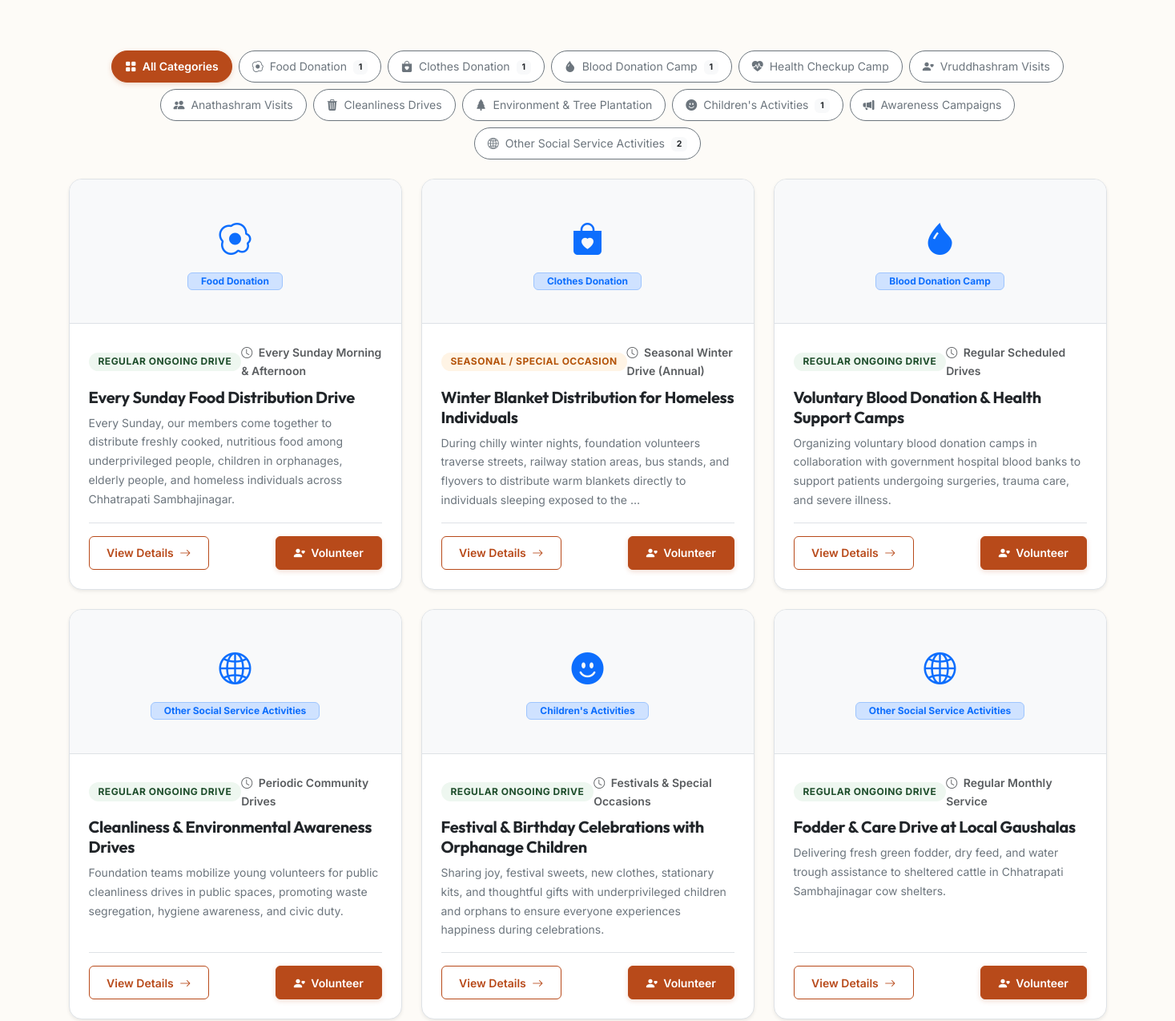
/activities/ (middle part), run on an earlier commit of the app's database.
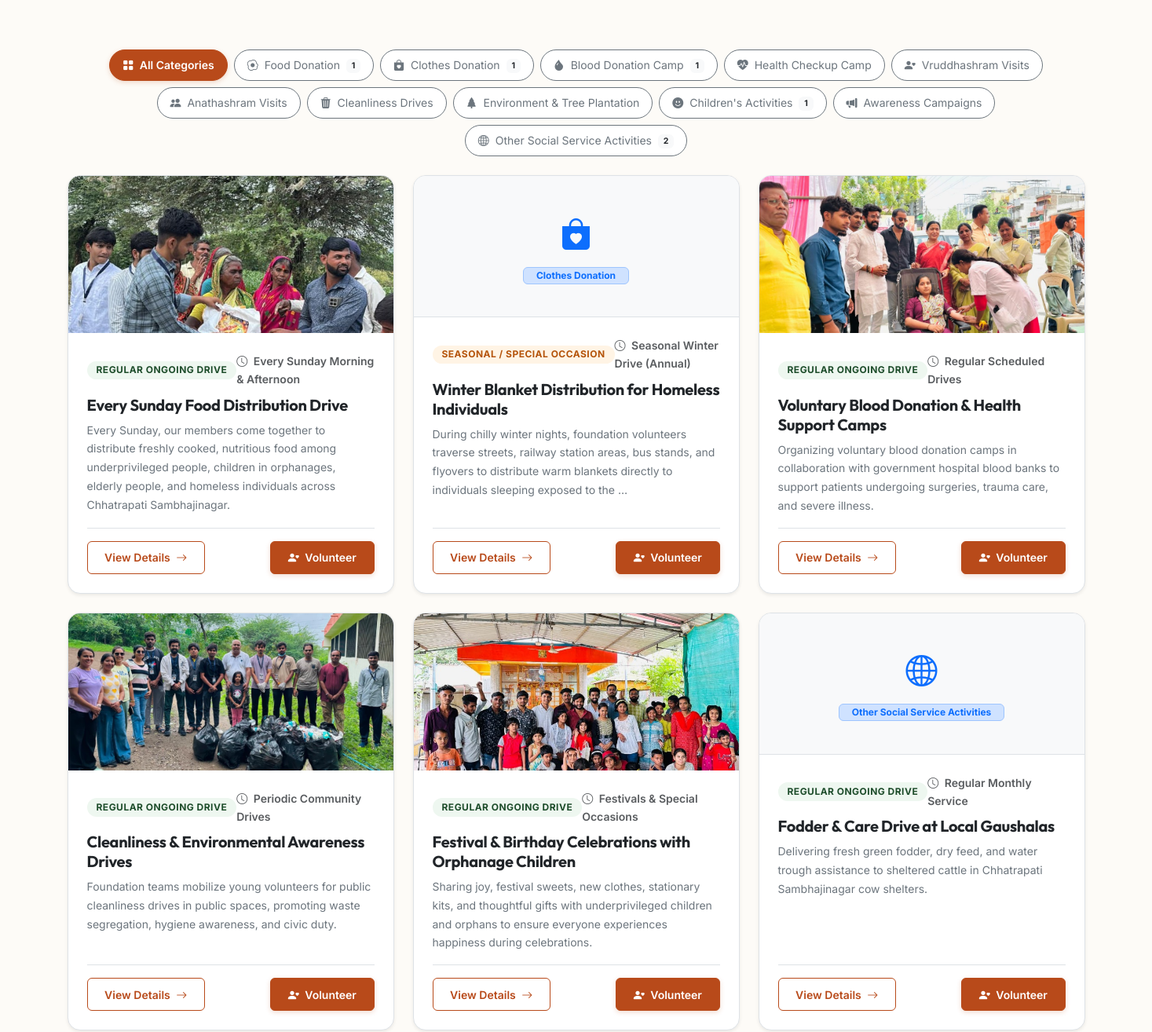
And on a later commit of the database.
### core/models.py (models this page shows, shortened)
class Activity(models.Model):
    STATUS_CHOICES = (
        ('regular', 'Regular Ongoing Drive'),
        ('seasonal', 'Seasonal / Special Occasion'),
        ('planned', 'Upcoming / Scheduled'),
    )
    title = models.CharField(max_length=255)
    title_mr = models.CharField(max_length=255)
    slug = models.SlugField(max_length=255, unique=True, blank=True)
    category = models.ForeignKey(
        ActivityCategory,
        on_delete=models.SET_NULL,
        null=True,
        blank=True,
        related_name='activities',
        help_text="Category among the 11 official activity categories"
    )
    service_area = models.ForeignKey(
        ServiceArea,
        on_delete=models.SET_NULL,
        null=True,
        blank=True,
        related_name='activities'
    )
    date = models.DateField(null=True, blank=True, help_text="Activity date if specific")
    venue = models.CharField(
        max_length=255,
        default="TV Center, Chhatrapati Sambhajinagar",
        blank=True
    )
    schedule_frequency = models.CharField(
        max_length=150,
        default="Every Sunday",
        help_text="E.g. Every Sunday, During Winter, Festivals, Regular"
    )
    schedule_frequency_mr = models.CharField(
        max_length=150,
        default="दर रविवारी"
    )
    description = models.TextField()
    description_mr = models.TextField()
    image = models.ImageField(
        upload_to='activities/',
        blank=True,
        null=True,
        help_text="Upload authentic activity photograph (optional)"
    )
    placeholder_label = models.CharField(
        max_length=255,
        default="Authentic Foundation Activity Photo Placeholder",
        help_text="Display label when real photograph is awaited"
    )
    status = models.CharField(
        max_length=50,
        choices=STATUS_CHOICES,
        default='regular'
    )
    video_url = models.URLField(
        max_length=300,
        blank=True,
        help_text="Optional YouTube / video link"
    )
    is_published = models.BooleanField(
        default=True,
        help_text="Controls public visibility on website"
    )
    order = models.PositiveIntegerField(default=1)
    is_active = models.BooleanField(default=True)
    created_at = models.DateTimeField(auto_now_add=True)
    updated_at = models.DateTimeField(auto_now=True)
    class Meta:
        ordering = ['order', '-created_at']
        verbose_name = "Foundation Activity"
        verbose_name_plural = "Foundation Activities"

class ActivityCategory(models.Model):
    name = models.CharField(max_length=150, help_text="Category name in English")
    name_mr = models.CharField(max_length=150, help_text="Category name in Marathi")
    slug = models.SlugField(max_length=160, unique=True, blank=True)
    description = models.TextField(blank=True)
    description_mr = models.TextField(blank=True)
    icon_bootstrap = models.CharField(
        max_length=100,
        default="bi-grid-fill",
        help_text="Bootstrap icon name, e.g., bi-egg-fried, bi-droplet-fill"
    )
    order = models.PositiveIntegerField(default=1)
    is_active = models.BooleanField(default=True)
    created_at = models.DateTimeField(auto_now_add=True)
    updated_at = models.DateTimeField(auto_now=True)
    class Meta:
        ordering = ['order', 'id']
        verbose_name = "Activity Category"
        verbose_name_plural = "Activity Categories"
    @property
    def icon(self):
        return self.icon_bootstrap

### core/views.py (the view, shortened to what this page needs)
# urls.py: path('activities/', views.activities_view, name='activities'),
def activities_view(request):
    category_slug = request.GET.get('category')
    search_query = request.GET.get('q', '').strip()
    activities = Activity.objects.filter(is_published=True, is_active=True).select_related('category', 'service_area')
    selected_category = None
    if category_slug:
        selected_category = ActivityCategory.objects.filter(slug=category_slug).first()
        if selected_category:
            activities = activities.filter(category=selected_category)
    categories = ActivityCategory.objects.filter(is_active=True).annotate(
        active_activities_count=Count('activities', filter=Q(activities__is_published=True, activities__is_active=True))
    ).order_by('order')
    context = {
        'activities': activities,
        'categories': categories,
        'selected_category': selected_category,
        'selected_category_slug': category_slug,
        'search_query': search_query,
    }
    return render(request, 'core/activities.html', context)

### core/models.py (called while the page is built)
    @property
    def logo_url(self):
        if self.logo and hasattr(self.logo, 'name') and self.logo.name:
            try:
                if self.logo.storage.exists(self.logo.name):
                    return self.logo.url
            except Exception:
                pass
        return '/static/images/logo.png'

    @classmethod
    def get_settings(cls):
        obj, _ = cls.objects.get_or_create(id=1)
        return obj

### templates/core/activities.html (shortened to what this page needs)
{% extends 'base.html' %}
{% load static %}
{% block content %}
<section class="py-5" style="background-color: #fdfbf7;">
  <div class="container py-3">
    <div class="mb-4">
      <div class="d-flex flex-wrap gap-2 justify-content-center">
        <a href="{% url 'activities' %}{% if search_query %}?q={{ search_query }}{% endif %}"
           class="btn btn-sm {% if not selected_category_slug %}btn-primary-custom{% else %}btn-outline-secondary bg-white{% endif %} rounded-pill px-3 py-2">
          <i class="bi bi-grid-fill me-1"></i>
          {% if is_mr %}सर्व उपक्रम{% else %}All Categories{% endif %}
        </a>
        {% for cat in categories %}
        <a href="{% url 'activities' %}?category={{ cat.slug }}{% if search_query %}&q={{ search_query }}{% endif %}"
           class="btn btn-sm {% if selected_category_slug == cat.slug %}btn-primary-custom{% else %}btn-outline-secondary bg-white{% endif %} rounded-pill px-3 py-2">
          <i class="bi {{ cat.icon }} me-1"></i>
          {% if is_mr %}{{ cat.name_mr }}{% else %}{{ cat.name }}{% endif %}
          {% if cat.active_activities_count %}
            <span class="badge bg-light text-dark ms-1">{{ cat.active_activities_count }}</span>
          {% endif %}
        </a>
        {% endfor %}
      </div>
    </div>
    <div class="row g-4">
      {% for act in activities %}
      <div class="col-lg-4 col-md-6">
        <div class="card h-100 border shadow-sm rounded-4 overflow-hidden bg-white activity-card d-flex flex-column">
          {% if act.image %}
            <img src="{{ act.image.url }}" class="card-img-top" alt="{{ act.title }}" style="height: 200px; object-fit: cover;">
          {% else %}
            <div class="p-4 bg-light text-center border-bottom d-flex flex-column align-items-center justify-content-center" style="height: 180px;">
              <div class="fs-1 text-primary mb-2">
                <i class="bi {% if act.category %}{{ act.category.icon }}{% else %}bi-heart-pulse-fill{% endif %}"></i>
              </div>
              <div class="badge bg-primary-subtle text-primary border border-primary-subtle px-3 py-1">
                {% if act.category %}
                  {% if is_mr %}{{ act.category.name_mr }}{% else %}{{ act.category.name }}{% endif %}
                {% else %}
                  Swayamsevak Foundation
                {% endif %}
              </div>
            </div>
          {% endif %}
          <div class="card-body p-4 d-flex flex-column flex-grow-1">
            <div class="d-flex justify-content-between align-items-center mb-2">
              <span class="badge badge-status badge-status-{{ act.status }}">
                {{ act.get_status_display }}
              </span>
              <span class="small text-muted fw-semibold">
                <i class="bi bi-clock me-1"></i>
                {% if is_mr %}{{ act.schedule_frequency_mr }}{% else %}{{ act.schedule_frequency }}{% endif %}
              </span>
            </div>
            <h3 class="fs-5 fw-bold mb-2 text-dark">
              <a href="{% url 'activity_detail' act.slug %}" class="text-decoration-none text-dark hover-primary">
                {% if is_mr %}{{ act.title_mr }}{% else %}{{ act.title }}{% endif %}
              </a>
            </h3>
            <p class="text-secondary small flex-grow-1 mb-3" style="line-height: 1.7;">
              {% if is_mr %}{{ act.description_mr|truncatewords:26 }}{% else %}{{ act.description|truncatewords:26 }}{% endif %}
            </p>
            <div class="pt-3 border-top mt-auto d-flex justify-content-between align-items-center">
              <a href="{% url 'activity_detail' act.slug %}" class="btn btn-sm btn-outline-custom">
                {% if is_mr %}सविस्तर माहिती{% else %}View Details{% endif %} <i class="bi bi-arrow-right ms-1"></i>
              </a>
              <a href="{% url 'volunteer' %}" class="btn btn-sm btn-primary-custom">
                <i class="bi bi-person-heart me-1"></i> Volunteer
              </a>
            </div>
          </div>
        </div>
      </div>
      {% endfor %}
    </div>
  </div>
</section>
{% endblock %}

What changed in the data, as far as the page shows it:
changed Activity "Every Sunday Food Distribution Drive": image: picture added; category.name "Food Donation" → (not shown)
changed Activity "Voluntary Blood Donation & Health Support Camps": image: picture added; category.name "Blood Donation Camp" → (not shown)
changed Activity "Cleanliness & Environmental Awareness Drives": image: picture added; category.name "Other Social Service Activities" → (not shown)
changed Activity "Festival & Birthday Celebrations with Orphanage Children": image: picture added; category.name "Children's Activities" → (not shown)
